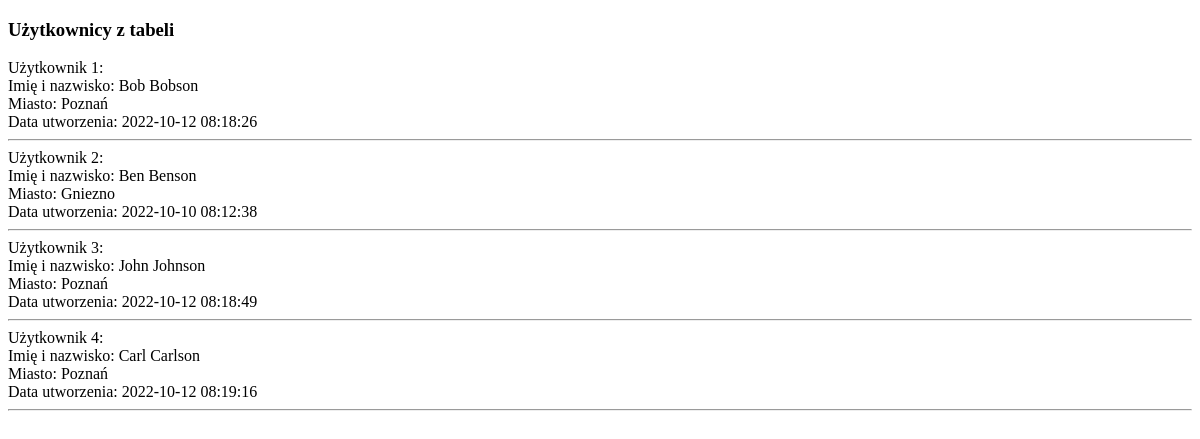
/1_db/1_1_select.php, run on an earlier commit of the app's database.
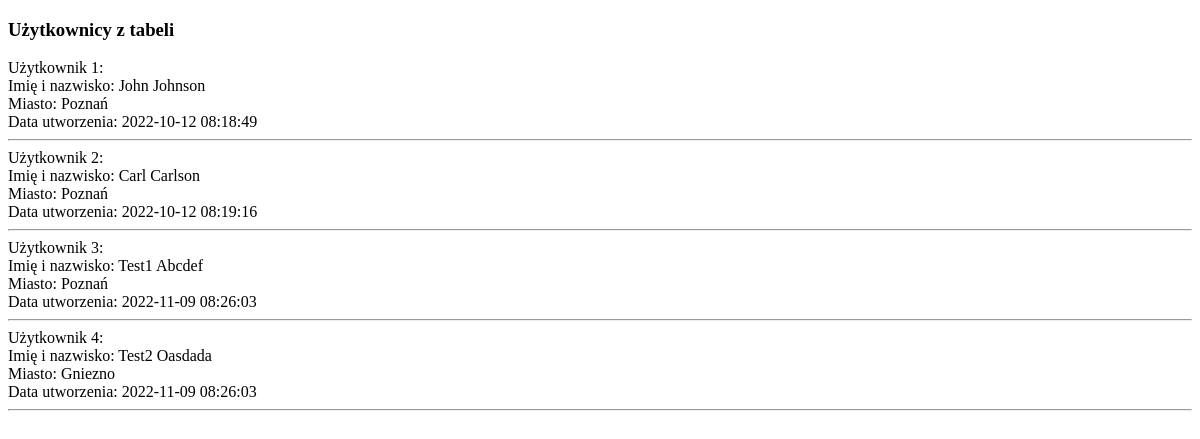
And on a later commit of the database.
### tables this page shows
CREATE TABLE `users` (
  `id` int(10) UNSIGNED NOT NULL,
  `city_id` int(10) UNSIGNED NOT NULL,
  `name` varchar(20) NOT NULL,
  `surname` varchar(50) NOT NULL,
  `created_at` datetime NOT NULL DEFAULT current_timestamp()
);

CREATE TABLE `cities` (
  `id` int(10) UNSIGNED NOT NULL,
  `city` varchar(50) NOT NULL
);

### 1_db/1_1_select.php (the view, shortened to what this page needs)
<!DOCTYPE html>
<html lang="en" dir="ltr">
  <head>
  </head>
  <body>
    <h3>Użytkownicy z tabeli</h3>
    <?php
      require_once("./scripts/1_connect.php");
      $sql = "SELECT * FROM `users` INNER JOIN `cities` ON `users`.`city_id`=`cities`.`id`;";
      $result = $conn->query($sql);
      $count = 0;
      while ($user = $result->fetch_assoc()) {
        $count++;
        echo <<< E
        Użytkownik $count:<br>
        Imię i nazwisko: $user[name] $user[surname]<br>
        Miasto: $user[city]<br>
        Data utworzenia: $user[created_at]
        <hr>
        E;
      }
    ?>
  </body>
</html>

What changed in the data, as far as the page shows it:
removed users: name "Bob", surname "Bobson", city.city "Poznań", created_at "2022-10-12 08:18:26"
removed users: name "Ben", surname "Benson", city.city "Gniezno", created_at "2022-10-10 08:12:38"
added users: name "Test1", surname "Abcdef", city.city "Poznań", created_at "2022-11-09 08:26:03"
added users: name "Test2", surname "Oasdada", city.city "Gniezno", created_at "2022-11-09 08:26:03"
